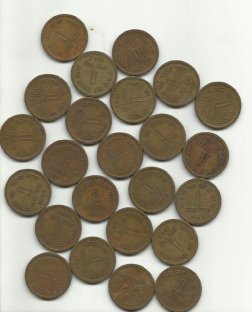
#> input picture images/coins.jpg, 252 x 312 px
$ python watershed.py ../images/coins.jpg
#> lines starting #> are read from the running program, lines starting #| are printed output that depends on the picture; after the words box and inside, x2 and y2 are one past the last pixel; in counts of white or black regions, pixels touching at a corner belong together
import cv2 as cv
import os
from matplotlib import pyplot as plt
import numpy as np
import sys

def main():
    script_path = os.path.abspath(sys.argv[0])
    path = os.path.abspath(os.path.join(os.path.dirname(script_path), '..', 'images', 'coins.jpg'))
    img = cv.imread(path)
#> img is the input picture: shape (312, 252, 3); mean B, G, R 136.3, 153.2, 161.4
    gray = cv.cvtColor(img,cv.COLOR_BGR2GRAY)
    ret, thresh = cv.threshold(gray,0,255,cv.THRESH_BINARY_INV+cv.THRESH_OTSU)
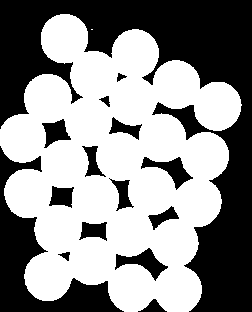
#> thresh: shape (312, 252); 55.9% white; 15 black regions, largest, box (x1, y1, x2, y2) and area: (0, 0, 252, 312) 24925, (0, 146, 124, 312) 5653, (115, 248, 168, 281) 657
#> ret = 162

    plt.subplot(3,3,1)
    plt.title('Original')
    plt.imshow(cv.cvtColor(img, cv.COLOR_BGR2RGB))

    plt.subplot(3,3,2)
    plt.title('Binary')
    plt.imshow(thresh, cmap='gray')

    # to remove white noise we use morph opening
    # to remove small holes in the objects we can use morph closing

    # noise removal
    kernel = np.ones((3,3),np.uint8)
    opening = cv.morphologyEx(thresh,cv.MORPH_OPEN,kernel, iterations = 2)
#> opening: shape (312, 252); 55.9% white; 15 black regions, largest, box (x1, y1, x2, y2) and area: (0, 0, 252, 312) 24935, (0, 146, 124, 312) 5653, (115, 248, 168, 281) 657

    # dilation increases object boundary
    # whatever remains is surely background
    # sure background area
    sure_bg = cv.dilate(opening,kernel,iterations=3)
#> sure_bg: shape (312, 252); 66.1% white; 17 black regions (5 under 20 px), largest, box (x1, y1, x2, y2) and area: (0, 0, 252, 312) 21098, (0, 155, 116, 312) 4232, (175, 109, 199, 133) 203

    # erosion removes the boundary pixels, that way we will find parts of image which surely
    # contain the foreground
    # Finding sure foreground area
    dist_transform = cv.distanceTransform(opening,cv.DIST_L2,5)
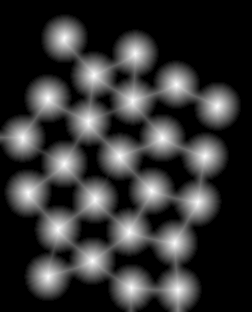
#> dist_transform: shape (312, 252) float32; min 0, max 23.97, mean 4.9; drawn with min black and max white
    ret, sure_fg = cv.threshold(dist_transform,0.7*dist_transform.max(),255,0)
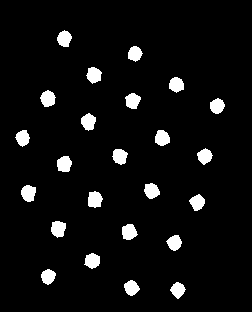
#> sure_fg: shape (312, 252) float32; 5.6% white; 24 white regions, largest, box (x1, y1, x2, y2) and area: (88, 191, 103, 208) 198, (21, 185, 36, 202) 196, (51, 221, 66, 238) 196
#> ret = 16.78

    plt.subplot(3,3,3)
    plt.title('Sure background')
    plt.imshow(sure_bg, cmap='gray')

    plt.subplot(3,3,4)
    plt.title('Distance transform')
    plt.imshow(dist_transform, cmap='gray')

    plt.subplot(3,3,5)
    plt.title('Sure forground')
    plt.imshow(sure_fg, cmap='gray')

    # Finding unknown region
    sure_fg = np.uint8(sure_fg)
    unknown = cv.subtract(sure_bg,sure_fg)

    # Marker labelling
    ret, markers = cv.connectedComponents(sure_fg)
#> markers: shape (312, 252) int32; 25 distinct labels, from 0 to 24
#> ret = 25
    # Add one to all labels so that sure background is not 0, but 1
    markers = markers+1
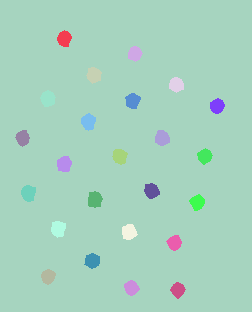
#> markers: shape (312, 252) int32; 25 distinct labels, from 1 to 25; one colour per label, 0 black
    # Now, mark the region of unknown with zero
    markers[unknown==255] = 0
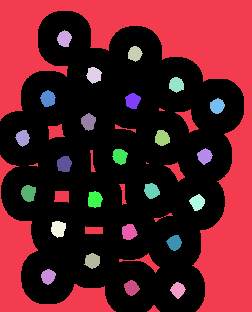
#> markers: shape (312, 252) int32; 26 distinct labels, from 0 to 25; one colour per label, 0 black

    plt.subplot(3,3,6)
    plt.title('Markers')
    plt.imshow(markers, cmap='jet')

    markers = cv.watershed(img,markers)
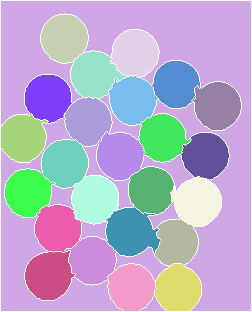
#> markers: shape (312, 252) int32; 26 distinct labels, from -1 to 25; one colour per label, 0 black, -1 white
    img[markers == -1] = [0,0,255]
#> img: shape (312, 252, 3); 5.06% of pixels changed, all inside (x1, y1, x2, y2) = (0, 0, 252, 312)

    plt.subplot(3,3,8)
    plt.title('Segmentated')
    plt.imshow(cv.cvtColor(img, cv.COLOR_BGR2RGB))
    plt.show()
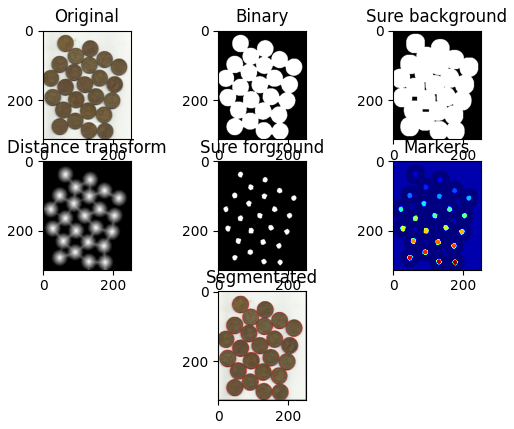
#> figure drawn by matplotlib, 7 panels

if __name__=='__main__':
    main()
